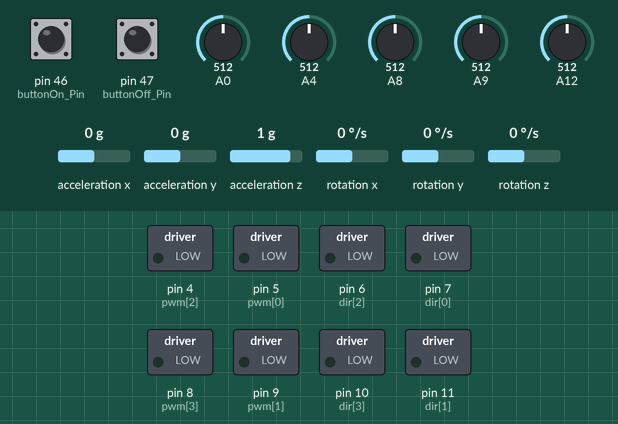
This sketch was run on a simulated Arduino Leonardo, built for the host (arithmetic inside an expression is 32-bit, double 64-bit). Shown: switched loads named in the sketch (green lamp = pin HIGH). Dashed ring = blinking. The inputs (shaded band) are chosen by the test bench; at power-on: pin 46 (buttonOn_Pin) HIGH, pin 47 (buttonOff_Pin) HIGH, A0 = 512, A8 = 512, A4 = 512, A9 = 512, A12 = 512, acceleration x 0 g, acceleration y 0 g, acceleration z 1 g, rotation x 0 °/s, rotation y 0 °/s, rotation z 0 °/s. What the sketch prints to the serial monitor is not drawn.

Above: at 1.7 s.
1.8 s: pin 46 (buttonOn_Pin) pulled LOW for 1 s
At 4.0 s:
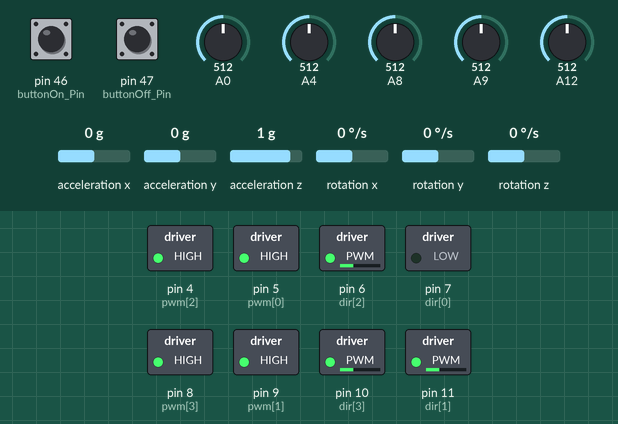
4.5 s: pin 47 (buttonOff_Pin) pulled LOW for 3.2 s
At 6.1 s:
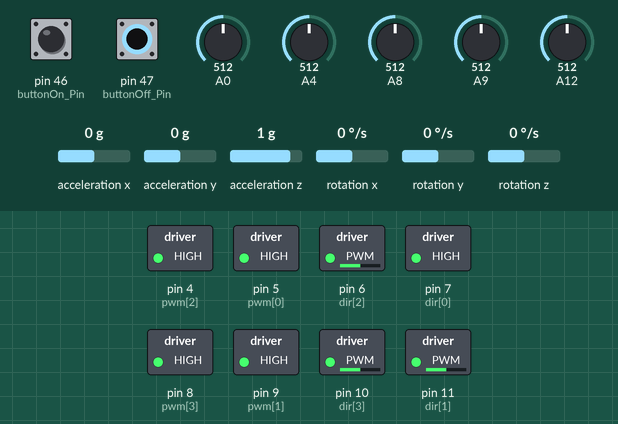
9.2 s: A0 set to 840
10.7 s: A0 set to 862
13.5 s: A8 set to 911
15.0 s: A8 set to 943
Timing chart, 0 to 17.5 s (numbered marks = the images above; inputs shaded):
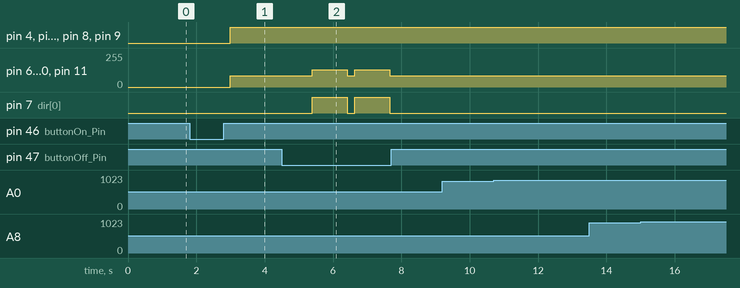

The sketch:

GUNMA_MAXON_MAWARIKOMI_copy_20250228193117.ino
```cpp
#define normal_speed 45 //移動速度 max speed
#define gryo_p 1.1
#define wrap_forward 0 //5 //回り込み速度
#define wrap_side 0  //25
#define wrap_back 0  //30
#define line_p 55                 //ラインの速さ
const int line_threshold[4] = { 50, 50, 50, 50 }; //ライン判定の基準
//const int line_threshold[4] = { 999, 999, 999,999 };
double print[30];
/*
0-17:line_val,flag,counter
18-
*/

///回り込み関連

// 回り込みのための計算式の係数
#define CIRC_BASE pow(0.6, 1.0 / 20.0)
#define CIRC_WEIGHT 1
int speed = 0;
int STRAIGHT_SPEED = 50;
int CIRC_SPEED = 50;
int ir_invert_angle = 0;
int move_invert_angle = 0;

///シリアルプリント関連

int game_mode = 0; ///デバッグON---0 デバッグOFF---1

///////ボタン関連
const int buttonOn_Pin = 46;  // ラインセンサをONにするボタン
const int buttonOff_Pin = 47; // ラインセンサをOFFにするボタン
bool game_flag = 0;  //ある角度以上になったらゲーム開始
int game_start = 0; //ボタンが押されたら1に


///////////definiton_motordriver/////////////
const int dir[] = {7,11, 6, 10}; //モーター0～3のpwmとdirの配列
const int pwm[] = {5,9, 4, 8};
int move_agle = 0;


#define pi 3.1415 //円周率
const int line_zero[4][4] = {
  { 75, 53, 50, 24 },   // 前
  { 55, 65, 40, 15 }, // 右 外側から内側
  { 45, 60, 70, 40 },    // 後
  { 35, 60, 60, 55 }   // 左
};
const int line[4][4] = {
  { 0, 1, 2, 3 },      // 前 外側から内側
  { 4, 5, 6, 7 },      // 右
  { 8, 9, 10, 11 },    // 後ろ
  { 12, 13, 14, 15 }   // 左
};
int line_flag = 0;
int line_counter = 0;

double Line_Read() {
 double line_power[4];
 line_flag = 0;
 line_counter = 0;
 for (int i = 0; i < 4; i++) {
  for (int j = 0; j < 4; j++) {
   double value = 1023 - analogRead(line[i][j]) - line_zero[i][j];
   print[(i * 4) + j] = value;
   if (value > line_threshold[i]) {
    line_flag = 1;
    line_counter = i + 1;
    break;
   }
  }
 }
 print[16] = line_flag;
 print[17] = line_counter;


}
////////////////////////method_motor//////////////////////
void Drive_Motor(double power[]) {
  for (int i = 0; i < 4; i++) {
    pinMode(dir[i], OUTPUT);
    pinMode(pwm[i], OUTPUT);
  }
 for (int i = 0; i < 4; i++) {
  digitalWrite(pwm[i], HIGH);
  if (i == 0) {
   analogWrite(dir[i], 256 - power[i]); //反転修正
  }
  else if (i == 3){
    analogWrite(dir[i], 256 - power[i]); //反転修正
    }
  else {
   analogWrite(dir[i], power[i]);
  }

}}
//それぞれのモーターの出力を計算
double wrap[4];
double Cal_power(double degree, double speed, double gyro_value) {
 double power1[4]={0,0,0,0};
 double angle[4];
 double maxvalue = 0; //power[]の一番大きい値
 double e=0;
 if (abs(degree) <= 365) {
  //進行角度（度数）,進行する速さ(0~128まで)
  if (degree >= 60 && degree <= 120) {
   wrap[0] = wrap_forward;
   wrap[1] = wrap_forward;
   wrap[2] = wrap_forward;
   wrap[3] = wrap_forward;
  } else if ((degree >= 30 && degree < 60) || (degree >= 240 && degree <= 270)) {
   wrap[0] = -wrap_side;
   wrap[1] = -wrap_side;
   wrap[2] = wrap_side;
   wrap[3] = wrap_side;
  } else if ((degree > 120 && degree <= 150) || (degree > 270 && degree <= 300)) {
   wrap[0] = wrap_side;
   wrap[1] = wrap_side;
   wrap[2] = -wrap_side;
   wrap[3] = -wrap_side;
  } else { //-60～30,150-240
   wrap[0] = -wrap_back;
   wrap[1] = wrap_back;
   wrap[2] = wrap_back;
   wrap[3] = -wrap_back;
  }
  //double line_power[4];
  for (int i = 0; i < 4; i++) {
   angle[i] = (degree - (45 + 90 * i)) * pi / 180;
   power1[i] = sin(angle[i]);
   //Serial.print(i);
   //Serial.print(angle[i]*180/pi);
   //Serial.print(" ");
   //Serial.print(power1[i]);
   //Serial.print(" , ");
   if (abs(maxvalue) < abs(power1[i])) {
    maxvalue = power1[i];
   }
  }
  e = speed / abs(maxvalue); //一番強いモーターの出力＝speedにする
 }
 for (int i = 0; i < 4; i++) {
  power1[i] = 128 + power1[i] * e + gyro_value + wrap[i];
  //Serial.print(i);
  print[22 + i] = power1[i];
 }
 Drive_Motor(power1);
 //if(speed==0){Stop();}
}
#include "MPU6050_6Axis_MotionApps20.h"
MPU6050 mpu;
// MPU control/status vars
uint8_t mpuIntStatus;  // holds actual interrupt status byte from MPU
uint8_t devStatus;   // return status after each device operation (0 = success, !0 = error)
uint16_t packetSize;  // expected DMP packet size (default is 42 bytes)
uint8_t fifoBuffer[64]; // FIFO storage buffer
// orientation/motion vars
Quaternion q;    // [w, x, y, z]    quaternion container
VectorFloat gravity; // [x, y, z]      gravity vector
float ypr[3];    // [roll, pitch, yaw] roll/pitch/yaw container and gravity vector
void setupMPU() {
 Wire.begin();
 Wire.setClock(400000); // 400kHz I2C clock. Comment this line if having compilation difficulties
 mpu.initialize();
 devStatus = mpu.dmpInitialize();
 // supply your own gyro offsets here, scaled for min sensitivity
// supply your own gyro offsets here, scaled for min sensitivity
 mpu.setXAccelOffset(489);
 mpu.setYAccelOffset(-284);
 mpu.setZAccelOffset(5168);
 mpu.setXGyroOffset(-3);
 mpu.setYGyroOffset(-22);
 mpu.setZGyroOffset(28);
 // make sure it worked (returns 0 if so)
 if (devStatus == 0) {
  // Calibration Time: generate offsets and calibrate our MPU6050
  mpu.CalibrateAccel(6);
  mpu.CalibrateGyro(6);
  mpu.setDMPEnabled(true);
  packetSize = mpu.dmpGetFIFOPacketSize();
 } else {
  Serial.print("DMP Initialization failed.");
 }
}
int getYawPitchRoll() {
 if (mpu.dmpGetCurrentFIFOPacket(fifoBuffer)) { // Get the Latest packet
  mpu.dmpGetQuaternion(&q, fifoBuffer);
  mpu.dmpGetGravity(&gravity, &q);
  mpu.dmpGetYawPitchRoll(ypr, &q, &gravity);
  //Serial.print(ypr[2] * 180 / M_PI);
  //Serial.print(",");
  //Serial.print(ypr[1] * 180 / M_PI);
  //Serial.print(",");
  double mpu_degree = ypr[0] * 180 / M_PI;
  print[18] = mpu_degree;
  return mpu_degree;
 }
}
// 定数の宣言
#define SERIAL_BAUD 115200
#define SERIAL1_BAUD 115200
//#define SERIAL_BAUD 115200
#define IR_BAUD 115200
// インスタンスの生成
//SerialPIO ir(2, 3, 32);
// 赤外線センサー制御系
double ir_angle = 0; // 赤外線センサーの角度（-PI ~ PI）
double abs_ir_angle = 0;
uint8_t ir_dist = 0;   // 赤外線センサーの距離（0~254[cm]）
uint8_t ir_flag = 0;   // 0: normal, 1: stop (0~254)
void ir_uart_recv(void); // 赤外線センサーの制御系の受信関数
double normalize_angle(double angle);
void ir_uart_recv(void) {
Serial1.write(255); // ヘッダー
 unsigned long long request_time = micros();
 while (!Serial1.available()) {
  if (micros() - request_time > 10000) {
   break;
  }
 }
 byte header = Serial1.read();
 if (header != 255)
  return;
 // 角度を-πからπまでに調整
 unsigned long long wait_time = micros();
 while (Serial1.available() < 4) {
  if (micros() - wait_time > 10000) {
   while (Serial1.available()) {
    Serial1.read();
    //Serial.println("a");
   }
   break;
  }
 }
 byte buf[4];
 Serial1.readBytes(buf, 4);
 if (buf[0] != 255 && buf[1] != 255 && buf[2] != 255 && buf[3] != 255) {
  ir_flag = buf[0]; // 0: normal, 1: stop (0~254)
  //ir_angle = (buf[1] + buf[2] * 128) / 100.0 - PI; // 0 ~ 200PI -> -PI ~ PI
  ir_angle = ((buf[1] + buf[2] * 128) / 100.0) * 180 / PI; // 0 ~ 200PI -> -PI ~ PI
  //ir_angle = buf[1] + buf[2];
  ir_dist = buf[3];
  //Serial.println("b"); // 0~254[cm]
 }
 //修正
 //abs_ir_angle = ir_angle + gyro.angle;
 //abs_ir_angle = normalize_angle(abs_ir_angle);
}
double normalize_angle(double angle) {
 while (angle > PI) {
  angle -= TWO_PI;
 }
 while (angle <= -PI) {
  angle += TWO_PI;
 }
 return angle;
};
////////////////////////main_code///////////////////////////////////////
void setup() {
 Serial.begin(SERIAL_BAUD);
 //ir.begin(IR_BAUD);
 Serial1.begin(IR_BAUD);
 //pwmの周波数を最速に（基本Timer0は変えない）
 //TCCR0B = (TCCR0B & 0b11111000) | 0x01; //62.5 [kHz] Timer0
 TCCR1B = (TCCR1B & 0b11111000) | 0x01; //31.37255 [kHz] Timer1 pin 11,12
 TCCR2B = (TCCR2B & 0b11111000) | 0x01; //31.37255 [kHz] Timer2 pin 9,10
 TCCR3B = (TCCR3B & 0b11111000) | 0x01; //31.37255 [kHz] Timer3 pin 2,3,5
 TCCR4B = (TCCR4B & 0b11111000) | 0x01; //31.37255 [kHz] Timer4 pin 6,7,8
 while (!Serial1);
 Serial.println("aaaa");
 setupMPU(); //mpuの初期化
///////ボタン関連
  pinMode(buttonOn_Pin, INPUT_PULLUP);  // ボタン1 (ON) をプルアップ設定
  pinMode(buttonOff_Pin, INPUT_PULLUP); // ボタン2 (OFF) をプルアップ設定

}

void loop() {
  double gryo_val = getYawPitchRoll() * gryo_p;
  Serial.print(gryo_val);
  Serial.println(" ");
  while(game_flag == 1){
    ir_uart_recv();   //IRセンサ読み取り関数
  ir_angle = ir_angle;
  print[19] = ir_angle;
  print[20] = ir_flag;
  print[21] = ir_dist;

  Line_Read();    ///ラインセンサ読み取り関数

  if (line_flag == 0) {

          if (ir_flag == 1) {


            int move_angle = 0;

            /////回り込み////
if (ir_dist < 60){
  if (ir_angle >= 0 && ir_angle <= 30 || ir_angle >= 340 && ir_angle <= 360) {
        move_angle = 0;
        speed = 50;
  }else{
              if (ir_angle >= 180 && ir_angle < 340){
                float circ_exp = pow(CIRC_BASE, ir_dist);  // 回り込みのための計算式．これがどうして導かれたかは謎．誰ももう覚えてない．
                          // 計算で得られた角度が不適切な場合があるので，移動する方向を制限する．
                          ir_invert_angle = ir_angle - 360 ;
                          move_invert_angle = (ir_invert_angle + constrain(ir_invert_angle * CIRC_WEIGHT, -90, 90));
                          move_angle = 360 + move_invert_angle ;
                          speed = 70;
              }else if(ir_angle > 30 && ir_angle < 180){
                      float circ_exp = pow(CIRC_BASE, ir_dist);  // 回り込みのための計算式．これがどうして導かれたかは謎．誰ももう覚えてない．
                          // 計算で得られた角度が不適切な場合があるので，移動する方向を制限する．
                          move_angle = ir_angle + constrain(ir_angle * CIRC_WEIGHT, -90, 90);
                          speed = 70;
                   }

        }
          }else{
          move_angle = ir_angle;
          }
            Serial.print(move_angle);
             Serial.println(" ");

            Cal_power(move_angle, speed, gryo_val);
      }else {   ///IRフラグがゼロの時はジャイロだけ動作させる
        Cal_power(ir_angle, 0, gryo_val);
      }
  }else if(line_flag == 1){
      if (line_counter == 1 ){
        Cal_power(180, 100, gryo_val);
        // delay(100);

      }
      else if(line_counter == 2){
        Cal_power(270, normal_speed, gryo_val);
      }
      else if(line_counter == 3){
        Cal_power(0, normal_speed, gryo_val);
      }
      else if(line_counter == 4){
        Cal_power(90, normal_speed, gryo_val);
    }
  }


if (game_mode == 0){
  for (int i = 0; i < 26; i++) {
    switch (i) {
      case 0:
      Serial.print("L_val:");
      break;
      case 16:
      Serial.print("flag: ");
      break;
      case 17:
      Serial.print("L_num: ");
      break;
      case 18:
      Serial.print("gyro: ");
      break;
      case 19:
      Serial.print("Ir: ");
      break;
      case 20:
      Serial.print("Ir_flag: ");
      break;
      case 21:
      Serial.print("Ir_dist ");
      break;
      case 22:
      Serial.print("power ");
      break;
    }
    Serial.print(print[i]);
    Serial.print(" , ");
    }
    Serial.println(" ");
    delay(50);
}

  if (digitalRead(buttonOff_Pin) == LOW) {
              int cnt = 0;
              while (1) {
                  if (digitalRead(buttonOff_Pin) == LOW) {
                      cnt++;
                      if (cnt == 80) {  // ボタンが十分な時間押されているかを確認（チャタリング対策）
                          break;
                      }
                  } else {
                      cnt = 0;
                      break;
                  }
                  delay(2);
              }
              if (cnt == 80) {
                  game_start = 0;
                  Cal_power(0, 0, 0);
                  Serial.println("Game Stop");
              }
  }


  }///


    if (digitalRead(buttonOn_Pin) == LOW) {
          int cnt = 0;

          while (1) {
              if (digitalRead(buttonOn_Pin) == LOW) {
                  cnt++;
                  if (cnt == 80) {  // ボタンが十分な時間押されているかを確認（チャタリング対策）
                      break;
                  }
              } else {
                  cnt = 0;
                  break;
              }
              delay(2);
          }
          if (cnt == 80) {

              game_start = 1;
              Serial.println("ON");
          }
    }
    if (game_start == 1){

    if(90 <= gryo_val && gryo_val <= 200 || -90 <= gryo_val && gryo_val <= -200){
              Cal_power(0, 0, -30);
            }else{
              game_start = 0;
              game_flag = 1;
              Serial.println("Game start!");}
    }

}
```

Measured:
- after the input at 1.8 s, pin 4 (pwm[2]), pin 5 (pwm[0]), pin 8 (pwm[3]), pin 9 (pwm[1]): LOW → HIGH after 1.2 s; pin 6 (dir[2]), pin 10 (dir[3]), pin 11 (dir[1]): 0/255 → 83/255 after 1.2 s
- after the input at 4.5 s, pin 6 (dir[2]), pin 10 (dir[3]), pin 11 (dir[1]): alternates 128/255 for 1.0 s and 83/255 for 0.22 s, starting after 0.89 s; pin 7 (dir[0]): alternates HIGH for 1.0 s and LOW for 0.22 s, starting after 0.89 s
- after the input at 9.2 s, every drawn part: stays the same
- after the input at 10.7 s, every drawn part: stays the same
- after the input at 13.5 s, every drawn part: stays the same
- after the input at 15.0 s, every drawn part: stays the same
